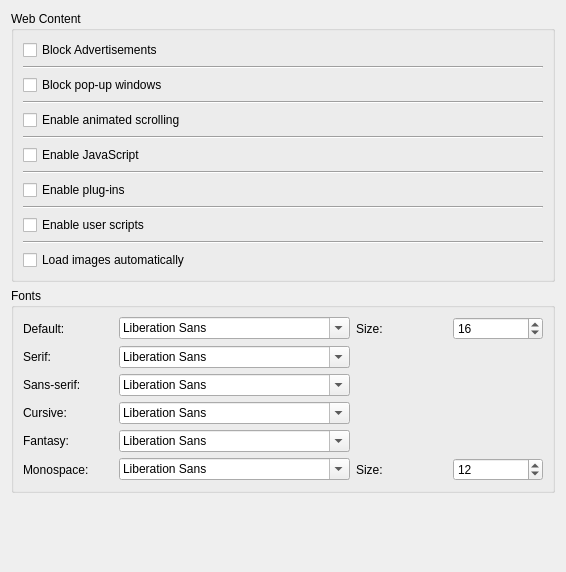
<?xml version="1.0" encoding="UTF-8"?>
<ui version="4.0">
 <class>ContentTab</class>
 <widget class="QWidget" name="ContentTab">
  <property name="geometry">
   <rect>
    <x>0</x>
    <y>0</y>
    <width>566</width>
    <height>572</height>
   </rect>
  </property>
  <property name="windowTitle">
   <string>Form</string>
  </property>
  <layout class="QVBoxLayout" name="verticalLayout">
   <item>
    <spacer name="verticalSpacer_2">
     <property name="orientation">
      <enum>Qt::Vertical</enum>
     </property>
     <property name="sizeHint" stdset="0">
      <size>
       <width>20</width>
       <height>40</height>
      </size>
     </property>
    </spacer>
   </item>
   <item>
    <widget class="QGroupBox" name="groupBoxWebContent">
     <property name="title">
      <string>Web Content</string>
     </property>
     <layout class="QVBoxLayout" name="verticalLayout_2">
      <item>
       <widget class="QCheckBox" name="checkBoxEnableAdBlock">
        <property name="text">
         <string>Block Advertisements</string>
        </property>
       </widget>
      </item>
      <item>
       <widget class="Line" name="line_4">
        <property name="orientation">
         <enum>Qt::Horizontal</enum>
        </property>
       </widget>
      </item>
      <item>
       <widget class="QCheckBox" name="checkBoxBlockPopups">
        <property name="text">
         <string>Block pop-up windows</string>
        </property>
       </widget>
      </item>
      <item>
       <widget class="Line" name="line">
        <property name="orientation">
         <enum>Qt::Horizontal</enum>
        </property>
       </widget>
      </item>
      <item>
       <widget class="QCheckBox" name="checkBoxEnableAnimatedScroll">
        <property name="text">
         <string>Enable animated scrolling</string>
        </property>
       </widget>
      </item>
      <item>
       <widget class="Line" name="line_6">
        <property name="orientation">
         <enum>Qt::Horizontal</enum>
        </property>
       </widget>
      </item>
      <item>
       <widget class="QCheckBox" name="checkBoxEnableJavaScript">
        <property name="text">
         <string>Enable JavaScript</string>
        </property>
       </widget>
      </item>
      <item>
       <widget class="Line" name="line_3">
        <property name="orientation">
         <enum>Qt::Horizontal</enum>
        </property>
       </widget>
      </item>
      <item>
       <widget class="QCheckBox" name="checkBoxEnablePlugins">
        <property name="text">
         <string>Enable plug-ins</string>
        </property>
       </widget>
      </item>
      <item>
       <widget class="Line" name="line_5">
        <property name="orientation">
         <enum>Qt::Horizontal</enum>
        </property>
       </widget>
      </item>
      <item>
       <widget class="QCheckBox" name="checkBoxEnableUserScripts">
        <property name="text">
         <string>Enable user scripts</string>
        </property>
       </widget>
      </item>
      <item>
       <widget class="Line" name="line_2">
        <property name="orientation">
         <enum>Qt::Horizontal</enum>
        </property>
       </widget>
      </item>
      <item>
       <widget class="QCheckBox" name="checkBoxAutoLoadImages">
        <property name="text">
         <string>Load images automatically</string>
        </property>
       </widget>
      </item>
     </layout>
    </widget>
   </item>
   <item>
    <widget class="QGroupBox" name="groupBoxFonts">
     <property name="title">
      <string>Fonts</string>
     </property>
     <layout class="QGridLayout" name="gridLayout">
      <item row="0" column="0">
       <widget class="QLabel" name="labelDefaultFont">
        <property name="text">
         <string>Default:</string>
        </property>
       </widget>
      </item>
      <item row="0" column="1">
       <widget class="QFontComboBox" name="fontComboBoxDefault"/>
      </item>
      <item row="0" column="2">
       <widget class="QLabel" name="labelFontSize">
        <property name="text">
         <string>Size:</string>
        </property>
       </widget>
      </item>
      <item row="1" column="0">
       <widget class="QLabel" name="labelSerifFont">
        <property name="text">
         <string>Serif:</string>
        </property>
       </widget>
      </item>
      <item row="0" column="3">
       <widget class="QSpinBox" name="spinBox">
        <property name="minimum">
         <number>9</number>
        </property>
        <property name="value">
         <number>16</number>
        </property>
       </widget>
      </item>
      <item row="4" column="0">
       <widget class="QLabel" name="labelFantasyFont">
        <property name="text">
         <string>Fantasy:</string>
        </property>
       </widget>
      </item>
      <item row="2" column="0">
       <widget class="QLabel" name="labelSansSerifFont">
        <property name="text">
         <string>Sans-serif:</string>
        </property>
       </widget>
      </item>
      <item row="3" column="0">
       <widget class="QLabel" name="labelCursiveFont">
        <property name="text">
         <string>Cursive:</string>
        </property>
       </widget>
      </item>
      <item row="4" column="1">
       <widget class="QFontComboBox" name="fontComboBoxFantasy"/>
      </item>
      <item row="3" column="1">
       <widget class="QFontComboBox" name="fontComboBoxCursive"/>
      </item>
      <item row="1" column="1">
       <widget class="QFontComboBox" name="fontComboBoxSerif"/>
      </item>
      <item row="2" column="1">
       <widget class="QFontComboBox" name="fontComboBoxSansSerif"/>
      </item>
      <item row="5" column="0">
       <widget class="QLabel" name="labelFixedFont">
        <property name="text">
         <string>Monospace:</string>
        </property>
       </widget>
      </item>
      <item row="5" column="1">
       <widget class="QFontComboBox" name="fontComboBoxFixed"/>
      </item>
      <item row="5" column="2">
       <widget class="QLabel" name="labelFixedFontSize">
        <property name="text">
         <string>Size:</string>
        </property>
       </widget>
      </item>
      <item row="5" column="3">
       <widget class="QSpinBox" name="spinBoxFixedFontSize">
        <property name="minimum">
         <number>6</number>
        </property>
        <property name="value">
         <number>12</number>
        </property>
       </widget>
      </item>
     </layout>
    </widget>
   </item>
   <item>
    <spacer name="verticalSpacer">
     <property name="orientation">
      <enum>Qt::Vertical</enum>
     </property>
     <property name="sizeType">
      <enum>QSizePolicy::Expanding</enum>
     </property>
     <property name="sizeHint" stdset="0">
      <size>
       <width>20</width>
       <height>300</height>
      </size>
     </property>
    </spacer>
   </item>
  </layout>
 </widget>
 <resources/>
 <connections/>
</ui>
